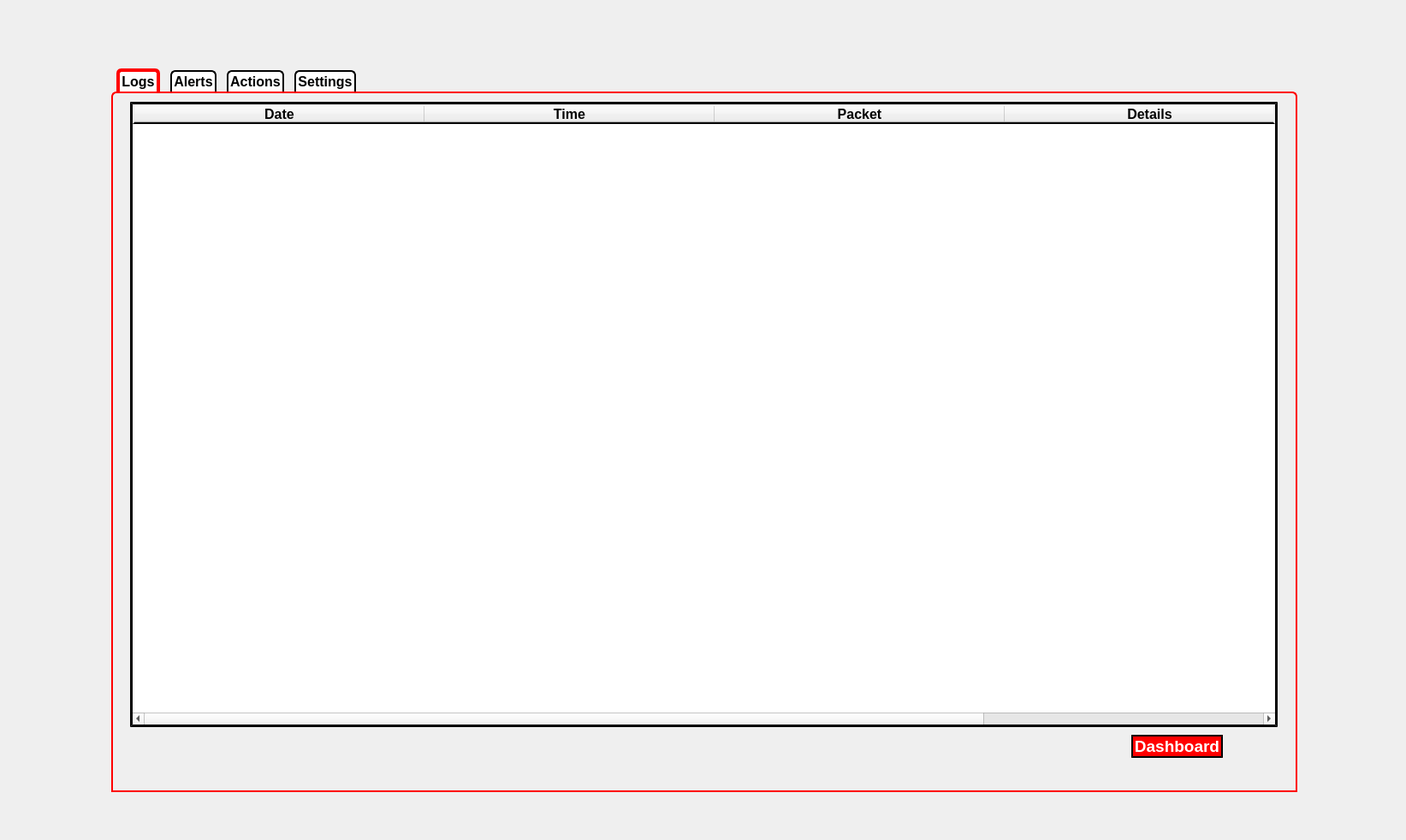
<?xml version="1.0" encoding="UTF-8"?>
<ui version="4.0">
 <class>AdvancedPage</class>
 <widget class="QWidget" name="AdvancedPage">
  <property name="geometry">
   <rect>
    <x>0</x>
    <y>0</y>
    <width>1643</width>
    <height>982</height>
   </rect>
  </property>
  <property name="windowTitle">
   <string>Form</string>
  </property>
  <widget class="QTabWidget" name="tabWidget">
   <property name="geometry">
    <rect>
     <x>130</x>
     <y>80</y>
     <width>1386</width>
     <height>846</height>
    </rect>
   </property>
   <property name="font">
    <font>
     <pointsize>12</pointsize>
     <weight>75</weight>
     <bold>true</bold>
    </font>
   </property>
   <property name="layoutDirection">
    <enum>Qt::LeftToRight</enum>
   </property>
   <property name="styleSheet">
    <string notr="true">QTabWidget::tab-bar {
    alignment: center;
}

QTabBar::tab {
    background-color: white;
    border: 2px solid #C4C4C3;
    border-top-left-radius: 6px;
    border-top-right-radius: 6px;
    border-bottom-left-radius: 0px;
    border-bottom-right-radius: 0px;
    min-width: 50ex;
    padding: 2px;
	margin-left: 6px;
    margin-right: 6px;
}

QTabBar::tab:selected {
    border-color: red;
    border-bottom: 0px;
    border-bottom-left-radius: 0px;
    border-bottom-right-radius: 0px;
	border-width:4px;
}

QTabBar::tab:!selected {
    margin-top: 2px;
    background-color: white;
    border-bottom:0px;
    border-color: black;
    border-bottom-left-radius: 0px;
    border-bottom-right-radius: 0px;
}

QTabWidget:pane  {
    border: 2px solid black; /* Set the border color for the content area */
    border-top-left-radius: 6px;
    border-top-right-radius: 6px;
    border-bottom-left-radius: 0px;
    border-bottom-right-radius: 0px;
}
QTabWidget::tab-bar {
    alignment: center;
}

QTabBar::tab {
    background-color: white;
    border: 2px solid #C4C4C3;
    border-top-left-radius: 6px;
    border-top-right-radius: 6px;
    border-bottom-left-radius: 0px;
    border-bottom-right-radius: 0px;
    min-width: 50ex;
    padding: 2px;
    margin-left: 6px;
    margin-right: 6px;
}

QTabBar::tab:selected {
    border-color: red;
    border-bottom: 0px;
    border-bottom-left-radius: 0px;
    border-bottom-right-radius: 0px;
    border-width: 4px;
}

QTabBar::tab:!selected {
    margin-top: 2px;
    background-color: white;
    border-bottom: 0px;
    border-color: black;
    border-bottom-left-radius: 0px;
    border-bottom-right-radius: 0px;
}

QTabWidget:pane {
    border: 2px solid red; /* Set the border color for the outline of the QTabWidget */
    border-top-left-radius: 6px;
    border-top-right-radius: 6px;
    border-bottom-left-radius: 0px;
    border-bottom-right-radius: 0px;
}</string>
   </property>
   <property name="tabPosition">
    <enum>QTabWidget::North</enum>
   </property>
   <property name="currentIndex">
    <number>0</number>
   </property>
   <widget class="QWidget" name="log">
    <attribute name="title">
     <string>Logs</string>
    </attribute>
    <widget class="QTableWidget" name="logTable">
     <property name="geometry">
      <rect>
       <x>20</x>
       <y>10</y>
       <width>1341</width>
       <height>731</height>
      </rect>
     </property>
     <property name="sizePolicy">
      <sizepolicy hsizetype="Preferred" vsizetype="Preferred">
       <horstretch>0</horstretch>
       <verstretch>0</verstretch>
      </sizepolicy>
     </property>
     <property name="minimumSize">
      <size>
       <width>760</width>
       <height>0</height>
      </size>
     </property>
     <property name="autoFillBackground">
      <bool>false</bool>
     </property>
     <property name="styleSheet">
      <string notr="true"> /* LOG PAGE */
QTableWidget{
border: 3px outset black;
}
QTableWidget:bar{
border: 3px outset black;
}
QHeaderView {
    border: 2px solid black;
	border-top-style:null;
	border-left-style:null;
	border-right-style:null;
}
QTableWidget::item {
    background-color: rgba(255,0,0,90);
	color: black;
}
</string>
     </property>
     <property name="autoScroll">
      <bool>false</bool>
     </property>
     <property name="alternatingRowColors">
      <bool>true</bool>
     </property>
     <property name="selectionMode">
      <enum>QAbstractItemView::ContiguousSelection</enum>
     </property>
     <property name="showGrid">
      <bool>true</bool>
     </property>
     <property name="cornerButtonEnabled">
      <bool>false</bool>
     </property>
     <property name="rowCount">
      <number>0</number>
     </property>
     <attribute name="horizontalHeaderCascadingSectionResizes">
      <bool>false</bool>
     </attribute>
     <attribute name="horizontalHeaderDefaultSectionSize">
      <number>339</number>
     </attribute>
     <attribute name="horizontalHeaderHighlightSections">
      <bool>true</bool>
     </attribute>
     <attribute name="horizontalHeaderShowSortIndicator" stdset="0">
      <bool>false</bool>
     </attribute>
     <attribute name="verticalHeaderVisible">
      <bool>false</bool>
     </attribute>
     <attribute name="verticalHeaderCascadingSectionResizes">
      <bool>false</bool>
     </attribute>
     <attribute name="verticalHeaderHighlightSections">
      <bool>true</bool>
     </attribute>
     <attribute name="verticalHeaderShowSortIndicator" stdset="0">
      <bool>false</bool>
     </attribute>
     <attribute name="verticalHeaderStretchLastSection">
      <bool>false</bool>
     </attribute>
     <column>
      <property name="text">
       <string>Date</string>
      </property>
      <property name="font">
       <font>
        <pointsize>12</pointsize>
        <weight>75</weight>
        <bold>true</bold>
       </font>
      </property>
     </column>
     <column>
      <property name="text">
       <string>Time</string>
      </property>
      <property name="font">
       <font>
        <pointsize>12</pointsize>
        <weight>75</weight>
        <bold>true</bold>
       </font>
      </property>
     </column>
     <column>
      <property name="text">
       <string>Packet</string>
      </property>
      <property name="font">
       <font>
        <pointsize>12</pointsize>
        <weight>75</weight>
        <bold>true</bold>
       </font>
      </property>
     </column>
     <column>
      <property name="text">
       <string>Details</string>
      </property>
      <property name="font">
       <font>
        <pointsize>12</pointsize>
        <weight>75</weight>
        <bold>true</bold>
       </font>
      </property>
     </column>
    </widget>
    <widget class="QPushButton" name="dashboardButton_logs">
     <property name="geometry">
      <rect>
       <x>1190</x>
       <y>750</y>
       <width>107</width>
       <height>27</height>
      </rect>
     </property>
     <property name="styleSheet">
      <string notr="true">QPushButton{
border: 2px outset black;
background:red;
color: white;
font: bold 14pt;
border-radius: 20px;
}

QPushButton:pressed{
border: 2px outset black;
background:white;
color: black;
font: bold 14pt;
}</string>
     </property>
     <property name="text">
      <string>Dashboard</string>
     </property>
    </widget>
   </widget>
   <widget class="QWidget" name="alerts">
    <attribute name="title">
     <string>Alerts</string>
    </attribute>
    <widget class="QPushButton" name="dashboardButton_alerts">
     <property name="geometry">
      <rect>
       <x>1190</x>
       <y>750</y>
       <width>151</width>
       <height>51</height>
      </rect>
     </property>
     <property name="styleSheet">
      <string notr="true">QPushButton{
border: 2px outset black;
background:red;
color: white;
font: bold 14pt;
border-radius: 20px;
}

QPushButton:pressed{
border: 2px outset black;
background:white;
color: black;
font: bold 14pt;
}</string>
     </property>
     <property name="text">
      <string>Dashboard</string>
     </property>
    </widget>
    <widget class="QTableWidget" name="activeAlertsTable">
     <property name="geometry">
      <rect>
       <x>20</x>
       <y>80</y>
       <width>1341</width>
       <height>171</height>
      </rect>
     </property>
     <property name="styleSheet">
      <string notr="true"> /* ALERTS PAGE */
QTableWidget{
border: 3px outset black;
}
QTableWidget:bar{
border: 3px outset black;
}
QHeaderView {
    border: 2px solid black; /* Adjust the thickness and color as needed */
	border-top-style:null;
	border-left-style:null;
	border-right-style:null;
}
QTableWidget::item {
    background-color: rgba(255,0,0,90);
	color: black;
}
</string>
     </property>
     <property name="sizeAdjustPolicy">
      <enum>QAbstractScrollArea::AdjustIgnored</enum>
     </property>
     <property name="autoScroll">
      <bool>false</bool>
     </property>
     <property name="alternatingRowColors">
      <bool>true</bool>
     </property>
     <property name="cornerButtonEnabled">
      <bool>false</bool>
     </property>
     <property name="rowCount">
      <number>0</number>
     </property>
     <attribute name="horizontalHeaderDefaultSectionSize">
      <number>267</number>
     </attribute>
     <attribute name="verticalHeaderVisible">
      <bool>false</bool>
     </attribute>
     <column>
      <property name="text">
       <string>Date/Time</string>
      </property>
      <property name="font">
       <font>
        <pointsize>12</pointsize>
        <weight>75</weight>
        <bold>true</bold>
       </font>
      </property>
     </column>
     <column>
      <property name="text">
       <string>Source IP</string>
      </property>
      <property name="font">
       <font>
        <pointsize>12</pointsize>
        <weight>75</weight>
        <bold>true</bold>
       </font>
      </property>
     </column>
     <column>
      <property name="text">
       <string>Source Port</string>
      </property>
      <property name="font">
       <font>
        <pointsize>12</pointsize>
        <weight>75</weight>
        <bold>true</bold>
       </font>
      </property>
     </column>
     <column>
      <property name="text">
       <string>Destination Port</string>
      </property>
      <property name="font">
       <font>
        <pointsize>12</pointsize>
        <weight>75</weight>
        <bold>true</bold>
       </font>
      </property>
     </column>
     <column>
      <property name="text">
       <string>Move To Past</string>
      </property>
      <property name="font">
       <font>
        <pointsize>12</pointsize>
        <weight>75</weight>
        <bold>true</bold>
       </font>
      </property>
     </column>
    </widget>
    <widget class="QLabel" name="label">
     <property name="geometry">
      <rect>
       <x>520</x>
       <y>50</y>
       <width>351</width>
       <height>21</height>
      </rect>
     </property>
     <property name="font">
      <font>
       <pointsize>19</pointsize>
       <weight>75</weight>
       <bold>true</bold>
      </font>
     </property>
     <property name="layoutDirection">
      <enum>Qt::LeftToRight</enum>
     </property>
     <property name="text">
      <string>Active Alerts</string>
     </property>
     <property name="alignment">
      <set>Qt::AlignCenter</set>
     </property>
    </widget>
    <widget class="QTableWidget" name="pastAlertsTable">
     <property name="geometry">
      <rect>
       <x>20</x>
       <y>350</y>
       <width>1341</width>
       <height>371</height>
      </rect>
     </property>
     <property name="styleSheet">
      <string notr="true">QTableWidget{
border: 3px outset black;
}
QTableWidget:bar{
border: 3px outset black;
}
QHeaderView {
    border: 2px solid black; /* Adjust the thickness and color as needed */
	border-top-style:null;
	border-left-style:null;
	border-right-style:null;
}
QTableWidget::item {
	color: black;
	text-align: center;
	background: rgba(128,128,128,60);
}
</string>
     </property>
     <property name="sizeAdjustPolicy">
      <enum>QAbstractScrollArea::AdjustIgnored</enum>
     </property>
     <property name="autoScroll">
      <bool>false</bool>
     </property>
     <property name="alternatingRowColors">
      <bool>true</bool>
     </property>
     <property name="cornerButtonEnabled">
      <bool>false</bool>
     </property>
     <property name="rowCount">
      <number>0</number>
     </property>
     <attribute name="horizontalHeaderDefaultSectionSize">
      <number>333</number>
     </attribute>
     <attribute name="verticalHeaderVisible">
      <bool>false</bool>
     </attribute>
     <column>
      <property name="text">
       <string>Date/Time</string>
      </property>
      <property name="font">
       <font>
        <pointsize>12</pointsize>
        <weight>75</weight>
        <bold>true</bold>
       </font>
      </property>
     </column>
     <column>
      <property name="text">
       <string>Source IP</string>
      </property>
      <property name="font">
       <font>
        <pointsize>12</pointsize>
        <weight>75</weight>
        <bold>true</bold>
       </font>
      </property>
     </column>
     <column>
      <property name="text">
       <string>Source Port</string>
      </property>
      <property name="font">
       <font>
        <pointsize>12</pointsize>
        <weight>75</weight>
        <bold>true</bold>
       </font>
      </property>
     </column>
     <column>
      <property name="text">
       <string>Destination Port</string>
      </property>
      <property name="font">
       <font>
        <pointsize>12</pointsize>
        <weight>75</weight>
        <bold>true</bold>
       </font>
      </property>
     </column>
    </widget>
    <widget class="QLabel" name="label_2">
     <property name="geometry">
      <rect>
       <x>520</x>
       <y>300</y>
       <width>351</width>
       <height>21</height>
      </rect>
     </property>
     <property name="font">
      <font>
       <pointsize>19</pointsize>
       <weight>75</weight>
       <bold>true</bold>
      </font>
     </property>
     <property name="layoutDirection">
      <enum>Qt::LeftToRight</enum>
     </property>
     <property name="text">
      <string>Past Alerts</string>
     </property>
     <property name="alignment">
      <set>Qt::AlignCenter</set>
     </property>
    </widget>
   </widget>
   <widget class="QWidget" name="action">
    <attribute name="title">
     <string>Actions</string>
    </attribute>
    <widget class="QPushButton" name="dashboardButton_actions">
     <property name="geometry">
      <rect>
       <x>1190</x>
       <y>750</y>
       <width>151</width>
       <height>51</height>
      </rect>
     </property>
     <property name="styleSheet">
      <string notr="true">QPushButton{
border: 2px outset black;
background:red;
color: white;
font: bold 14pt;
border-radius: 20px;
}

QPushButton:pressed{
border: 2px outset black;
background:white;
color: black;
font: bold 14pt;
}</string>
     </property>
     <property name="text">
      <string>Dashboard</string>
     </property>
    </widget>
    <widget class="QTableWidget" name="pastAlertsTable_2">
     <property name="geometry">
      <rect>
       <x>20</x>
       <y>40</y>
       <width>1341</width>
       <height>671</height>
      </rect>
     </property>
     <property name="styleSheet">
      <string notr="true">QTableWidget{
border: 3px outset black;
}
QTableWidget:bar{
border: 3px outset black;
}
QHeaderView {
    border: 2px solid black; /* Adjust the thickness and color as needed */
	border-top-style:null;
	border-left-style:null;
	border-right-style:null;
}
QTableWidget::item {
	color: black;
	text-align: center;
	background: rgba(128,128,128,60);
}
</string>
     </property>
     <property name="sizeAdjustPolicy">
      <enum>QAbstractScrollArea::AdjustIgnored</enum>
     </property>
     <property name="autoScroll">
      <bool>false</bool>
     </property>
     <property name="alternatingRowColors">
      <bool>true</bool>
     </property>
     <property name="cornerButtonEnabled">
      <bool>false</bool>
     </property>
     <property name="rowCount">
      <number>0</number>
     </property>
     <attribute name="horizontalHeaderDefaultSectionSize">
      <number>333</number>
     </attribute>
     <attribute name="verticalHeaderVisible">
      <bool>false</bool>
     </attribute>
     <column>
      <property name="text">
       <string>Date</string>
      </property>
      <property name="font">
       <font>
        <pointsize>12</pointsize>
        <weight>75</weight>
        <bold>true</bold>
       </font>
      </property>
     </column>
     <column>
      <property name="text">
       <string>Source IP</string>
      </property>
      <property name="font">
       <font>
        <pointsize>12</pointsize>
        <weight>75</weight>
        <bold>true</bold>
       </font>
      </property>
     </column>
     <column>
      <property name="text">
       <string>Source Port</string>
      </property>
      <property name="font">
       <font>
        <pointsize>12</pointsize>
        <weight>75</weight>
        <bold>true</bold>
       </font>
      </property>
     </column>
     <column>
      <property name="text">
       <string>Destination Port</string>
      </property>
      <property name="font">
       <font>
        <pointsize>12</pointsize>
        <weight>75</weight>
        <bold>true</bold>
       </font>
      </property>
     </column>
     <column>
      <property name="text">
       <string>Suggested Actions</string>
      </property>
      <property name="font">
       <font>
        <pointsize>12</pointsize>
        <weight>75</weight>
        <bold>true</bold>
       </font>
      </property>
     </column>
    </widget>
   </widget>
   <widget class="QWidget" name="settings">
    <attribute name="title">
     <string>Settings</string>
    </attribute>
    <widget class="QPushButton" name="dashboardButton_settings">
     <property name="geometry">
      <rect>
       <x>1190</x>
       <y>750</y>
       <width>151</width>
       <height>51</height>
      </rect>
     </property>
     <property name="styleSheet">
      <string notr="true">QPushButton{
border: 2px outset black;
background:red;
color: white;
font: bold 14pt;
border-radius: 20px;
}

QPushButton:pressed{
border: 2px outset black;
background:white;
color: black;
font: bold 14pt;
}</string>
     </property>
     <property name="text">
      <string>Dashboard</string>
     </property>
    </widget>
    <widget class="QSpinBox" name="interfaceSelectionBox">
     <property name="geometry">
      <rect>
       <x>540</x>
       <y>260</y>
       <width>42</width>
       <height>22</height>
      </rect>
     </property>
     <property name="value">
      <number>4</number>
     </property>
    </widget>
    <widget class="QLabel" name="label_3">
     <property name="geometry">
      <rect>
       <x>390</x>
       <y>260</y>
       <width>151</width>
       <height>21</height>
      </rect>
     </property>
     <property name="text">
      <string>&lt;html&gt;&lt;head/&gt;&lt;body&gt;&lt;p&gt;&lt;span style=&quot; font-size:10pt;&quot;&gt;Select Scanning Interface&lt;/span&gt;&lt;/p&gt;&lt;/body&gt;&lt;/html&gt;</string>
     </property>
    </widget>
    <widget class="QLabel" name="label_4">
     <property name="geometry">
      <rect>
       <x>510</x>
       <y>290</y>
       <width>71</width>
       <height>21</height>
      </rect>
     </property>
     <property name="text">
      <string>*Defaule Is 4*</string>
     </property>
    </widget>
    <widget class="QListWidget" name="listWidget">
     <property name="geometry">
      <rect>
       <x>330</x>
       <y>60</y>
       <width>256</width>
       <height>192</height>
      </rect>
     </property>
     <property name="frameShape">
      <enum>QFrame::Box</enum>
     </property>
     <property name="frameShadow">
      <enum>QFrame::Plain</enum>
     </property>
     <property name="lineWidth">
      <number>2</number>
     </property>
    </widget>
    <widget class="QFrame" name="frame_2">
     <property name="geometry">
      <rect>
       <x>830</x>
       <y>110</y>
       <width>141</width>
       <height>103</height>
      </rect>
     </property>
     <property name="styleSheet">
      <string notr="true">QFrame {
    background-color: white;
}
</string>
     </property>
     <property name="frameShape">
      <enum>QFrame::Box</enum>
     </property>
     <property name="frameShadow">
      <enum>QFrame::Plain</enum>
     </property>
     <property name="lineWidth">
      <number>2</number>
     </property>
     <layout class="QGridLayout" name="gridLayout_4">
      <item row="0" column="0">
       <widget class="QLabel" name="label_7">
        <property name="styleSheet">
         <string notr="true">QLabel {
    font-weight: bold;
    font-size: 10pt;
    background-color: transparent;
}
</string>
        </property>
        <property name="text">
         <string>Allow Notifications</string>
        </property>
       </widget>
      </item>
      <item row="1" column="0">
       <widget class="QFrame" name="frame_3">
        <property name="frameShape">
         <enum>QFrame::StyledPanel</enum>
        </property>
        <property name="frameShadow">
         <enum>QFrame::Raised</enum>
        </property>
        <layout class="QGridLayout" name="gridLayout_3">
         <item row="0" column="0">
          <widget class="QCheckBox" name="checkBox">
           <property name="styleSheet">
            <string notr="true">QCheckBox {
    font-weight: bold;
	font-size: 10pt

}
</string>
           </property>
           <property name="text">
            <string>Yes</string>
           </property>
           <property name="checked">
            <bool>true</bool>
           </property>
          </widget>
         </item>
         <item row="0" column="1">
          <widget class="QCheckBox" name="checkBox_2">
           <property name="styleSheet">
            <string notr="true">QCheckBox {
    font-weight: bold;
	font-size: 10pt;
}
</string>
           </property>
           <property name="text">
            <string>No</string>
           </property>
          </widget>
         </item>
         <item row="1" column="0" colspan="2">
          <widget class="QLabel" name="label_8">
           <property name="layoutDirection">
            <enum>Qt::RightToLeft</enum>
           </property>
           <property name="styleSheet">
            <string notr="true">font-color: red;</string>
           </property>
           <property name="text">
            <string>*Default is Yes*</string>
           </property>
           <property name="alignment">
            <set>Qt::AlignCenter</set>
           </property>
          </widget>
         </item>
        </layout>
       </widget>
      </item>
     </layout>
    </widget>
    <widget class="QLabel" name="label_5">
     <property name="geometry">
      <rect>
       <x>370</x>
       <y>30</y>
       <width>171</width>
       <height>21</height>
      </rect>
     </property>
     <property name="styleSheet">
      <string notr="true">QLabel {
    font-weight: bold;
    font-size: 10pt;
}
</string>
     </property>
     <property name="text">
      <string>Scanning Interface Option</string>
     </property>
    </widget>
    <widget class="QLabel" name="label_6">
     <property name="geometry">
      <rect>
       <x>860</x>
       <y>90</y>
       <width>81</width>
       <height>16</height>
      </rect>
     </property>
     <property name="styleSheet">
      <string notr="true">QLabel {
    font-weight: bold;
    font-size: 10pt;
}
</string>
     </property>
     <property name="text">
      <string>Notifications</string>
     </property>
    </widget>
   </widget>
  </widget>
 </widget>
 <resources/>
 <connections/>
</ui>
